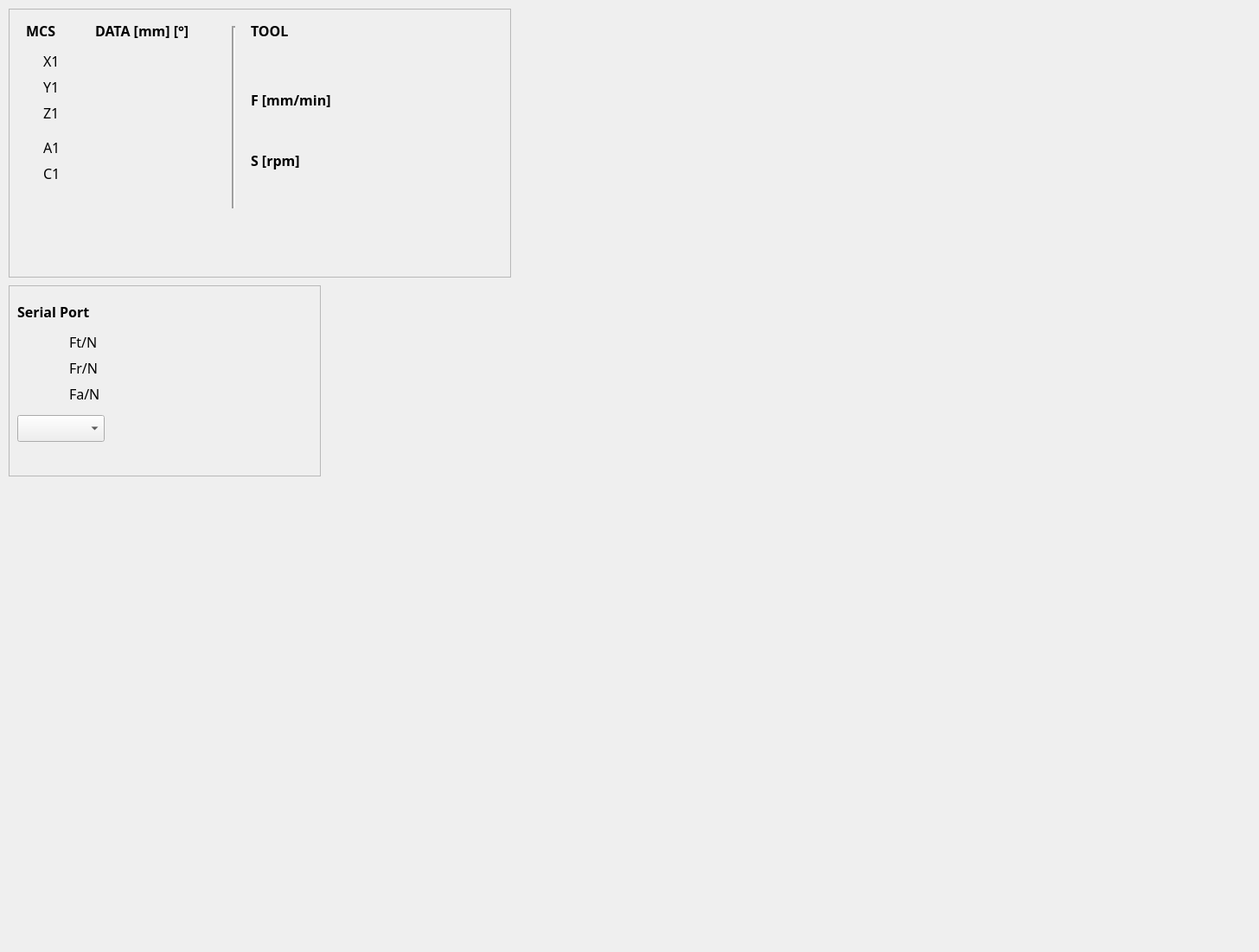
<?xml version="1.0" encoding="UTF-8"?>
<ui version="4.0">
 <class>VTKWidget</class>
 <widget class="QWidget" name="VTKWidget">
  <property name="geometry">
   <rect>
    <x>0</x>
    <y>0</y>
    <width>1456</width>
    <height>1101</height>
   </rect>
  </property>
  <property name="windowTitle">
   <string>VTKWidget</string>
  </property>
  <widget class="QFrame" name="frame">
   <property name="geometry">
    <rect>
     <x>10</x>
     <y>10</y>
     <width>581</width>
     <height>311</height>
    </rect>
   </property>
   <property name="font">
    <font>
     <family>微软雅黑</family>
     <pointsize>12</pointsize>
     <weight>50</weight>
     <bold>false</bold>
    </font>
   </property>
   <property name="frameShape">
    <enum>QFrame::StyledPanel</enum>
   </property>
   <property name="frameShadow">
    <enum>QFrame::Raised</enum>
   </property>
   <property name="lineWidth">
    <number>2</number>
   </property>
   <widget class="QLabel" name="label_10">
    <property name="geometry">
     <rect>
      <x>280</x>
      <y>10</y>
      <width>121</width>
      <height>31</height>
     </rect>
    </property>
    <property name="font">
     <font>
      <family>微软雅黑</family>
      <pointsize>12</pointsize>
      <weight>75</weight>
      <bold>true</bold>
     </font>
    </property>
    <property name="text">
     <string>TOOL</string>
    </property>
   </widget>
   <widget class="QLabel" name="label_tool">
    <property name="geometry">
     <rect>
      <x>330</x>
      <y>40</y>
      <width>231</width>
      <height>31</height>
     </rect>
    </property>
    <property name="font">
     <font>
      <family>微软雅黑</family>
      <pointsize>12</pointsize>
      <weight>50</weight>
      <bold>false</bold>
     </font>
    </property>
    <property name="text">
     <string/>
    </property>
   </widget>
   <widget class="QLabel" name="label_12">
    <property name="geometry">
     <rect>
      <x>280</x>
      <y>90</y>
      <width>221</width>
      <height>31</height>
     </rect>
    </property>
    <property name="font">
     <font>
      <family>微软雅黑</family>
      <pointsize>12</pointsize>
      <weight>75</weight>
      <bold>true</bold>
     </font>
    </property>
    <property name="text">
     <string>F [mm/min]</string>
    </property>
   </widget>
   <widget class="QLabel" name="label_feed">
    <property name="geometry">
     <rect>
      <x>330</x>
      <y>120</y>
      <width>231</width>
      <height>31</height>
     </rect>
    </property>
    <property name="font">
     <font>
      <family>微软雅黑</family>
      <pointsize>12</pointsize>
      <weight>50</weight>
      <bold>false</bold>
     </font>
    </property>
    <property name="text">
     <string/>
    </property>
   </widget>
   <widget class="QLabel" name="label_14">
    <property name="geometry">
     <rect>
      <x>280</x>
      <y>160</y>
      <width>221</width>
      <height>31</height>
     </rect>
    </property>
    <property name="font">
     <font>
      <family>微软雅黑</family>
      <pointsize>12</pointsize>
      <weight>75</weight>
      <bold>true</bold>
     </font>
    </property>
    <property name="text">
     <string>S [rpm]</string>
    </property>
   </widget>
   <widget class="QLabel" name="label_rpm">
    <property name="geometry">
     <rect>
      <x>330</x>
      <y>190</y>
      <width>231</width>
      <height>31</height>
     </rect>
    </property>
    <property name="font">
     <font>
      <family>微软雅黑</family>
      <pointsize>12</pointsize>
      <weight>50</weight>
      <bold>false</bold>
     </font>
    </property>
    <property name="text">
     <string/>
    </property>
   </widget>
   <widget class="QLabel" name="label_posX">
    <property name="geometry">
     <rect>
      <x>120</x>
      <y>50</y>
      <width>141</width>
      <height>21</height>
     </rect>
    </property>
    <property name="font">
     <font>
      <family>微软雅黑</family>
      <pointsize>12</pointsize>
      <weight>50</weight>
      <bold>false</bold>
     </font>
    </property>
    <property name="text">
     <string/>
    </property>
   </widget>
   <widget class="QLabel" name="label_Gcode">
    <property name="geometry">
     <rect>
      <x>40</x>
      <y>270</y>
      <width>531</width>
      <height>31</height>
     </rect>
    </property>
    <property name="font">
     <font>
      <family>微软雅黑</family>
      <pointsize>12</pointsize>
      <weight>50</weight>
      <bold>false</bold>
     </font>
    </property>
    <property name="text">
     <string/>
    </property>
   </widget>
   <widget class="QLabel" name="label_4">
    <property name="geometry">
     <rect>
      <x>40</x>
      <y>80</y>
      <width>61</width>
      <height>21</height>
     </rect>
    </property>
    <property name="font">
     <font>
      <family>微软雅黑</family>
      <pointsize>12</pointsize>
      <weight>50</weight>
      <bold>false</bold>
     </font>
    </property>
    <property name="text">
     <string>Y1</string>
    </property>
   </widget>
   <widget class="QLabel" name="label_posY">
    <property name="geometry">
     <rect>
      <x>120</x>
      <y>80</y>
      <width>141</width>
      <height>21</height>
     </rect>
    </property>
    <property name="font">
     <font>
      <family>微软雅黑</family>
      <pointsize>12</pointsize>
      <weight>50</weight>
      <bold>false</bold>
     </font>
    </property>
    <property name="text">
     <string/>
    </property>
   </widget>
   <widget class="QLabel" name="label_2">
    <property name="geometry">
     <rect>
      <x>20</x>
      <y>10</y>
      <width>121</width>
      <height>31</height>
     </rect>
    </property>
    <property name="font">
     <font>
      <family>微软雅黑</family>
      <pointsize>12</pointsize>
      <weight>75</weight>
      <bold>true</bold>
     </font>
    </property>
    <property name="text">
     <string>MCS</string>
    </property>
   </widget>
   <widget class="QLabel" name="label_6">
    <property name="geometry">
     <rect>
      <x>40</x>
      <y>180</y>
      <width>61</width>
      <height>21</height>
     </rect>
    </property>
    <property name="font">
     <font>
      <family>微软雅黑</family>
      <pointsize>12</pointsize>
      <weight>50</weight>
      <bold>false</bold>
     </font>
    </property>
    <property name="text">
     <string>C1</string>
    </property>
   </widget>
   <widget class="QLabel" name="label_7">
    <property name="geometry">
     <rect>
      <x>40</x>
      <y>150</y>
      <width>61</width>
      <height>21</height>
     </rect>
    </property>
    <property name="font">
     <font>
      <family>微软雅黑</family>
      <pointsize>12</pointsize>
      <weight>50</weight>
      <bold>false</bold>
     </font>
    </property>
    <property name="text">
     <string>A1</string>
    </property>
   </widget>
   <widget class="QLabel" name="label_3">
    <property name="geometry">
     <rect>
      <x>100</x>
      <y>10</y>
      <width>181</width>
      <height>31</height>
     </rect>
    </property>
    <property name="font">
     <font>
      <family>微软雅黑</family>
      <pointsize>12</pointsize>
      <weight>75</weight>
      <bold>true</bold>
     </font>
    </property>
    <property name="text">
     <string>DATA [mm] [°]</string>
    </property>
   </widget>
   <widget class="QLabel" name="label_posZ">
    <property name="geometry">
     <rect>
      <x>120</x>
      <y>110</y>
      <width>141</width>
      <height>21</height>
     </rect>
    </property>
    <property name="font">
     <font>
      <family>微软雅黑</family>
      <pointsize>12</pointsize>
      <weight>50</weight>
      <bold>false</bold>
     </font>
    </property>
    <property name="text">
     <string/>
    </property>
   </widget>
   <widget class="QLabel" name="label_posA">
    <property name="geometry">
     <rect>
      <x>120</x>
      <y>150</y>
      <width>141</width>
      <height>21</height>
     </rect>
    </property>
    <property name="font">
     <font>
      <family>微软雅黑</family>
      <pointsize>12</pointsize>
      <weight>50</weight>
      <bold>false</bold>
     </font>
    </property>
    <property name="text">
     <string/>
    </property>
   </widget>
   <widget class="QLabel" name="label_9">
    <property name="geometry">
     <rect>
      <x>10</x>
      <y>240</y>
      <width>281</width>
      <height>31</height>
     </rect>
    </property>
    <property name="font">
     <font>
      <family>微软雅黑</family>
      <pointsize>12</pointsize>
      <weight>75</weight>
      <bold>true</bold>
     </font>
    </property>
    <property name="text">
     <string/>
    </property>
   </widget>
   <widget class="QLabel" name="label_posC">
    <property name="geometry">
     <rect>
      <x>120</x>
      <y>180</y>
      <width>141</width>
      <height>21</height>
     </rect>
    </property>
    <property name="font">
     <font>
      <family>微软雅黑</family>
      <pointsize>12</pointsize>
      <weight>50</weight>
      <bold>false</bold>
     </font>
    </property>
    <property name="text">
     <string/>
    </property>
   </widget>
   <widget class="QLabel" name="label_posSP">
    <property name="geometry">
     <rect>
      <x>120</x>
      <y>210</y>
      <width>141</width>
      <height>21</height>
     </rect>
    </property>
    <property name="font">
     <font>
      <family>微软雅黑</family>
      <pointsize>12</pointsize>
      <weight>50</weight>
      <bold>false</bold>
     </font>
    </property>
    <property name="text">
     <string/>
    </property>
   </widget>
   <widget class="QLabel" name="label_5">
    <property name="geometry">
     <rect>
      <x>40</x>
      <y>110</y>
      <width>61</width>
      <height>21</height>
     </rect>
    </property>
    <property name="font">
     <font>
      <family>微软雅黑</family>
      <pointsize>12</pointsize>
      <weight>50</weight>
      <bold>false</bold>
     </font>
    </property>
    <property name="text">
     <string>Z1</string>
    </property>
   </widget>
   <widget class="QLabel" name="label_8">
    <property name="geometry">
     <rect>
      <x>40</x>
      <y>50</y>
      <width>61</width>
      <height>21</height>
     </rect>
    </property>
    <property name="font">
     <font>
      <family>微软雅黑</family>
      <pointsize>12</pointsize>
      <weight>50</weight>
      <bold>false</bold>
     </font>
    </property>
    <property name="text">
     <string>X1</string>
    </property>
   </widget>
   <widget class="QLabel" name="label_11">
    <property name="geometry">
     <rect>
      <x>40</x>
      <y>210</y>
      <width>61</width>
      <height>21</height>
     </rect>
    </property>
    <property name="font">
     <font>
      <family>微软雅黑</family>
      <pointsize>12</pointsize>
      <weight>50</weight>
      <bold>false</bold>
     </font>
    </property>
    <property name="text">
     <string/>
    </property>
   </widget>
   <widget class="Line" name="line">
    <property name="geometry">
     <rect>
      <x>250</x>
      <y>20</y>
      <width>21</width>
      <height>211</height>
     </rect>
    </property>
    <property name="lineWidth">
     <number>2</number>
    </property>
    <property name="orientation">
     <enum>Qt::Vertical</enum>
    </property>
   </widget>
  </widget>
  <widget class="QFrame" name="frame_2">
   <property name="geometry">
    <rect>
     <x>10</x>
     <y>330</y>
     <width>361</width>
     <height>221</height>
    </rect>
   </property>
   <property name="font">
    <font>
     <family>微软雅黑</family>
    </font>
   </property>
   <property name="frameShape">
    <enum>QFrame::StyledPanel</enum>
   </property>
   <property name="frameShadow">
    <enum>QFrame::Raised</enum>
   </property>
   <widget class="QLabel" name="label_13">
    <property name="geometry">
     <rect>
      <x>70</x>
      <y>110</y>
      <width>61</width>
      <height>31</height>
     </rect>
    </property>
    <property name="font">
     <font>
      <family>微软雅黑</family>
      <pointsize>12</pointsize>
      <weight>50</weight>
      <bold>false</bold>
     </font>
    </property>
    <property name="text">
     <string>Fa/N</string>
    </property>
   </widget>
   <widget class="QLabel" name="label_force3">
    <property name="geometry">
     <rect>
      <x>150</x>
      <y>110</y>
      <width>91</width>
      <height>31</height>
     </rect>
    </property>
    <property name="font">
     <font>
      <family>微软雅黑</family>
      <pointsize>12</pointsize>
      <weight>50</weight>
      <bold>false</bold>
     </font>
    </property>
    <property name="text">
     <string/>
    </property>
   </widget>
   <widget class="QLabel" name="label_15">
    <property name="geometry">
     <rect>
      <x>10</x>
      <y>10</y>
      <width>341</width>
      <height>41</height>
     </rect>
    </property>
    <property name="font">
     <font>
      <family>微软雅黑</family>
      <pointsize>12</pointsize>
      <weight>75</weight>
      <bold>true</bold>
     </font>
    </property>
    <property name="text">
     <string>Serial Port</string>
    </property>
   </widget>
   <widget class="QLabel" name="label_force1">
    <property name="geometry">
     <rect>
      <x>150</x>
      <y>50</y>
      <width>91</width>
      <height>31</height>
     </rect>
    </property>
    <property name="font">
     <font>
      <family>微软雅黑</family>
      <pointsize>12</pointsize>
      <weight>50</weight>
      <bold>false</bold>
     </font>
    </property>
    <property name="text">
     <string/>
    </property>
   </widget>
   <widget class="QLabel" name="label_force2">
    <property name="geometry">
     <rect>
      <x>150</x>
      <y>80</y>
      <width>91</width>
      <height>31</height>
     </rect>
    </property>
    <property name="font">
     <font>
      <family>微软雅黑</family>
      <pointsize>12</pointsize>
      <weight>50</weight>
      <bold>false</bold>
     </font>
    </property>
    <property name="text">
     <string/>
    </property>
   </widget>
   <widget class="QLabel" name="label_16">
    <property name="geometry">
     <rect>
      <x>70</x>
      <y>50</y>
      <width>51</width>
      <height>31</height>
     </rect>
    </property>
    <property name="font">
     <font>
      <family>微软雅黑</family>
      <pointsize>12</pointsize>
      <weight>50</weight>
      <bold>false</bold>
     </font>
    </property>
    <property name="text">
     <string>Ft/N</string>
    </property>
   </widget>
   <widget class="QLabel" name="label_17">
    <property name="geometry">
     <rect>
      <x>70</x>
      <y>80</y>
      <width>51</width>
      <height>31</height>
     </rect>
    </property>
    <property name="font">
     <font>
      <family>微软雅黑</family>
      <pointsize>12</pointsize>
      <weight>50</weight>
      <bold>false</bold>
     </font>
    </property>
    <property name="text">
     <string>Fr/N</string>
    </property>
   </widget>
   <widget class="QComboBox" name="channelBox">
    <property name="geometry">
     <rect>
      <x>10</x>
      <y>150</y>
      <width>101</width>
      <height>31</height>
     </rect>
    </property>
    <property name="font">
     <font>
      <pointsize>12</pointsize>
     </font>
    </property>
   </widget>
   <widget class="QLabel" name="label_force4">
    <property name="geometry">
     <rect>
      <x>250</x>
      <y>140</y>
      <width>91</width>
      <height>31</height>
     </rect>
    </property>
    <property name="font">
     <font>
      <family>微软雅黑</family>
      <pointsize>12</pointsize>
      <weight>50</weight>
      <bold>false</bold>
     </font>
    </property>
    <property name="text">
     <string/>
    </property>
   </widget>
   <widget class="QLabel" name="label_18">
    <property name="geometry">
     <rect>
      <x>70</x>
      <y>140</y>
      <width>161</width>
      <height>31</height>
     </rect>
    </property>
    <property name="font">
     <font>
      <family>微软雅黑</family>
      <pointsize>12</pointsize>
      <weight>50</weight>
      <bold>false</bold>
     </font>
    </property>
    <property name="text">
     <string/>
    </property>
   </widget>
  </widget>
 </widget>
 <resources/>
 <connections/>
</ui>
